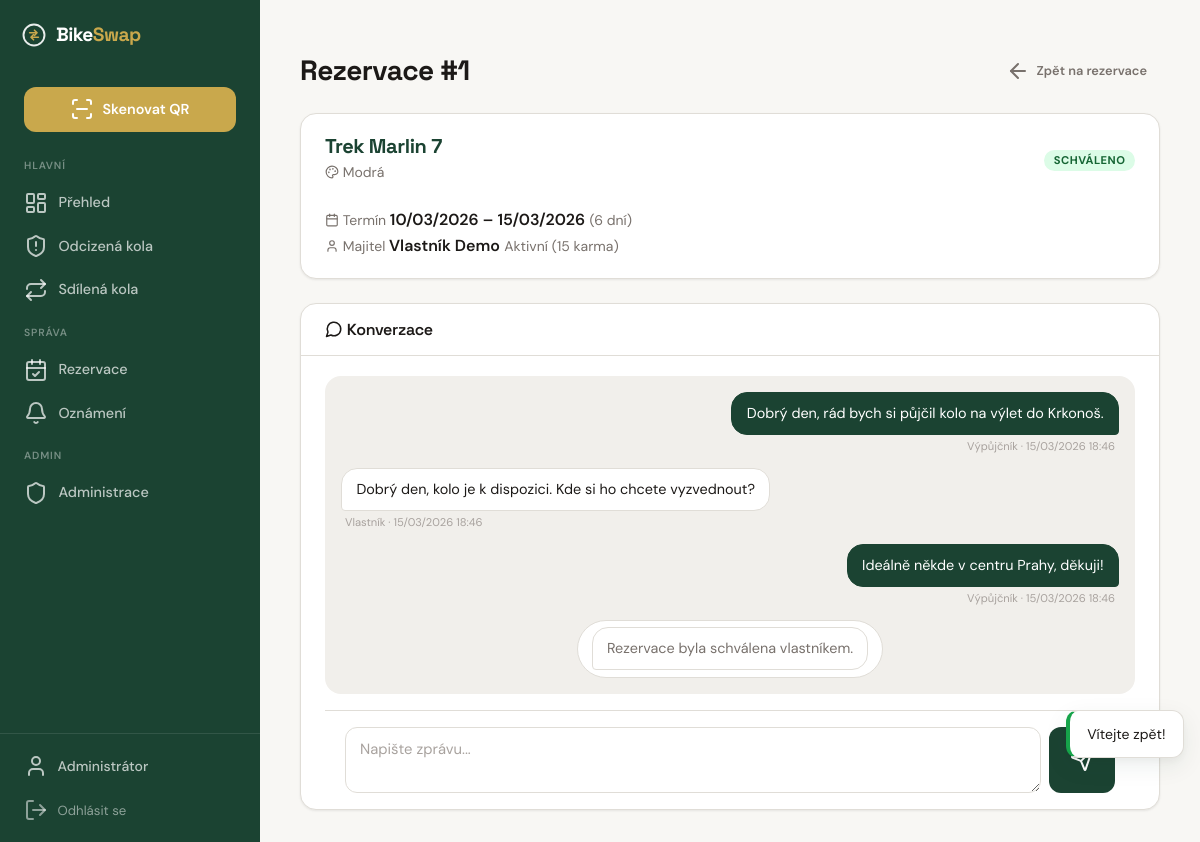
Screenshot of /reservation/1 (signed in) with the database file from the repository.
### tables this page shows
CREATE TABLE IF NOT EXISTS `users` (
    `id`                 INT UNSIGNED    NOT NULL AUTO_INCREMENT,
    `email`              VARCHAR(255)    NOT NULL,
    `password_hash`      VARCHAR(255)    NOT NULL,
    `role`               ENUM('user', 'police', 'admin') NOT NULL DEFAULT 'user',
    `first_name`         VARCHAR(50)     NOT NULL,
    `surname`            VARCHAR(50)     NOT NULL DEFAULT '',
    `phone`              VARCHAR(20)     NULL DEFAULT NULL,
    `address`            VARCHAR(255)    NULL DEFAULT NULL,
    `is_verified`        TINYINT(1)      NOT NULL DEFAULT 0,
    `verification_token` VARCHAR(64)     NULL DEFAULT NULL,
    `password_reset_token`   VARCHAR(64) NULL DEFAULT NULL,
    `password_reset_expires` DATETIME    NULL DEFAULT NULL,
    `totp_secret`        VARCHAR(255)    NULL DEFAULT NULL,
    `totp_enabled`       TINYINT(1)      NOT NULL DEFAULT 0,
    `karma_score`        INT             NOT NULL DEFAULT 0,
    `is_banned`          TINYINT(1)      NOT NULL DEFAULT 0,
    `created_at`         DATETIME        NOT NULL DEFAULT CURRENT_TIMESTAMP,
    `updated_at`         DATETIME        NOT NULL DEFAULT CURRENT_TIMESTAMP ON UPDATE CURRENT_TIMESTAMP,
    `last_login_at`      DATETIME        NULL DEFAULT NULL,

    PRIMARY KEY (`id`),
    UNIQUE KEY `uq_users_email` (`email`),
    KEY `idx_users_role` (`role`)
);

CREATE TABLE IF NOT EXISTS `reservations` (
    `id`                 INT UNSIGNED    NOT NULL AUTO_INCREMENT,
    `bike_id`            INT UNSIGNED    NOT NULL,
    `borrower_id`        INT UNSIGNED    NOT NULL,
    `owner_id`           INT UNSIGNED    NOT NULL,
    `conversation_token` VARCHAR(64)     NOT NULL,
    `date_from`          DATE            NOT NULL,
    `date_to`            DATE            NOT NULL,
    `message`            TEXT            NULL DEFAULT NULL,
    `status`             ENUM('pending','approved','rejected','active','completed','cancelled','not_returned','disputed') NOT NULL DEFAULT 'pending',
    `not_returned_reason`  TEXT          NULL DEFAULT NULL,
    `dispute_reason`       TEXT          NULL DEFAULT NULL,
    `admin_resolution`     ENUM('borrower_guilty','owner_guilty') NULL DEFAULT NULL,
    `admin_resolved_by`    INT UNSIGNED  NULL DEFAULT NULL,
    `admin_resolved_at`    DATETIME      NULL DEFAULT NULL,
    `created_at`         DATETIME        NOT NULL DEFAULT CURRENT_TIMESTAMP,
    `updated_at`         DATETIME        NOT NULL DEFAULT CURRENT_TIMESTAMP ON UPDATE CURRENT_TIMESTAMP,

    PRIMARY KEY (`id`),
    UNIQUE KEY `uq_reservations_token` (`conversation_token`),
    KEY `idx_reservations_bike_dates` (`bike_id`, `date_from`, `date_to`, `status`),
    KEY `idx_reservations_borrower` (`borrower_id`, `status`),
    KEY `idx_reservations_owner` (`owner_id`, `status`),
    CONSTRAINT `fk_reservations_bike` FOREIGN KEY (`bike_id`) REFERENCES `bikes` (`id`) ON DELETE CASCADE,
    CONSTRAINT `fk_reservations_borrower` FOREIGN KEY (`borrower_id`) REFERENCES `users` (`id`) ON DELETE CASCADE,
    CONSTRAINT `fk_reservations_owner` FOREIGN KEY (`owner_id`) REFERENCES `users` (`id`) ON DELETE CASCADE,
    CONSTRAINT `fk_reservations_admin` FOREIGN KEY (`admin_resolved_by`) REFERENCES `users` (`id`) ON DELETE SET NULL
);

CREATE TABLE IF NOT EXISTS `bikes` (
    `id`                   INT UNSIGNED    NOT NULL AUTO_INCREMENT,
    `owner_id`             INT UNSIGNED    NOT NULL,
    `qr_hash`              VARCHAR(64)     NOT NULL,
    `brand`                VARCHAR(100)    NOT NULL,
    `model`                VARCHAR(100)    NULL DEFAULT NULL,
    `color`                VARCHAR(50)     NOT NULL,
    `frame_number`         VARCHAR(100)    NULL DEFAULT NULL,
    `year_of_manufacture`  SMALLINT UNSIGNED NULL DEFAULT NULL,
    `description`          TEXT            NULL DEFAULT NULL,
    `status`               ENUM('active', 'stolen', 'found', 'recovered') NOT NULL DEFAULT 'active',
    `is_shared`            TINYINT(1)      NOT NULL DEFAULT 0,
    `auto_accept`          TINYINT(1)      NOT NULL DEFAULT 0,
    `availability_days`    VARCHAR(20)     DEFAULT NULL,
    `created_at`           DATETIME        NOT NULL DEFAULT CURRENT_TIMESTAMP,
    `updated_at`           DATETIME        NOT NULL DEFAULT CURRENT_TIMESTAMP ON UPDATE CURRENT_TIMESTAMP,

    PRIMARY KEY (`id`),
    UNIQUE KEY `uq_bikes_qr_hash` (`qr_hash`),
    KEY `idx_bikes_owner` (`owner_id`),
    KEY `idx_bikes_status` (`status`),
    KEY `idx_bikes_shared` (`is_shared`),
    CONSTRAINT `fk_bikes_owner` FOREIGN KEY (`owner_id`) REFERENCES `users` (`id`) ON DELETE CASCADE
);

CREATE TABLE IF NOT EXISTS `reservation_messages` (
    `id`               INT UNSIGNED    NOT NULL AUTO_INCREMENT,
    `reservation_id`   INT UNSIGNED    NOT NULL,
    `sender_type`      ENUM('owner','borrower','system','admin') NOT NULL,
    `sender_user_id`   INT UNSIGNED    NULL DEFAULT NULL,
    `message`          TEXT            NOT NULL,
    `is_read`          TINYINT(1)      NOT NULL DEFAULT 0,
    `created_at`       DATETIME        NOT NULL DEFAULT CURRENT_TIMESTAMP,

    PRIMARY KEY (`id`),
    KEY `idx_resmsg_reservation` (`reservation_id`, `created_at`),
    CONSTRAINT `fk_resmsg_reservation` FOREIGN KEY (`reservation_id`) REFERENCES `reservations` (`id`) ON DELETE CASCADE,
    CONSTRAINT `fk_resmsg_sender` FOREIGN KEY (`sender_user_id`) REFERENCES `users` (`id`) ON DELETE SET NULL
);

### templates/reservation/detail.php (the view, shortened to what the rows shown need)
<?php
$isOwner = $reservation->isOwnedBy($currentUser->getId());
$otherUser = $isOwner ? $reservation->getBorrower() : $reservation->getOwner();
$bike = $reservation->getBike();
?>
<div class="page-header">
  <h1>Rezervace #<?= $reservation->getId() ?></h1>
  <div class="page-header-actions">
    <a href="/reservations" class="btn btn-ghost btn-sm">
    </a>
  </div>
</div>
<div class="card mb-lg">
  <div class="card-body">
    <div class="flex gap-lg items-center flex-wrap">
      <?php if ($bike): ?>
        <div>
          <h3 style="margin-bottom:0.15rem">
            <a href="/bike/<?= e($bike->getQrHash()) ?>"><?= e($bike->getFullName()) ?></a>
          </h3>
          <p class="text-muted text-sm">
            <i data-lucide="palette" style="width:14px;height:14px;display:inline;vertical-align:-2px"></i>
            <?= e($bike->getColor()) ?>
          </p>
        </div>
      <?php endif; ?>
      <div style="margin-left:auto">
        <span class="status-badge <?= $reservation->getStatusClass() ?>">
          <?= e($reservation->getStatusLabel()) ?>
        </span>
      </div>
    </div>
    <div class="reservation-detail-grid mt-lg">
      <div class="reservation-detail-item">
        <span class="text-muted text-sm">
          <i data-lucide="calendar" style="width:14px;height:14px;display:inline;vertical-align:-2px"></i> Termín
        </span>
        <strong><?= $reservation->getDateRangeText() ?></strong>
        <span class="text-muted text-sm">
          (<?= $reservation->getDurationDays() ?> <?= $reservation->getDurationDays() === 1 ? 'den' : ($reservation->getDurationDays() < 5 ? 'dny' : 'dní') ?>)
        </span>
      </div>
      <?php if ($otherUser): ?>
        <div class="reservation-detail-item">
          <span class="text-muted text-sm">
            <i data-lucide="user" style="width:14px;height:14px;display:inline;vertical-align:-2px"></i>
            <?= $isOwner ? 'Vypůjčitel' : 'Majitel' ?>
          </span>
          <strong><?= e($otherUser->getName()) ?></strong>
          <span class="text-muted text-sm">
            <?= e($otherUser->getKarmaLevel()) ?> (<?= $otherUser->getKarmaScore() ?> karma)
          </span>
        </div>
      <?php endif; ?>
    </div>
  </div>
</div>
<div class="card">
  <div class="card-body" style="padding-bottom:0">
    <div class="conversation-messages" id="messages"
         data-poll-url="/reservation/<?= $reservation->getId() ?>/poll"
         data-last-id="<?= !empty($messages) ? $messages[array_key_last($messages)]->getId() : 0 ?>"
         data-status="<?= e($reservation->getStatusLabel()) ?>">
      <?php if (empty($messages)): ?>
        <p class="text-muted" style="text-align:center;padding:2rem 0">Zatím žádné zprávy.</p>
      <?php else: ?>
        <?php foreach ($messages as $msg): ?>
          <?php
          $senderType = $msg->getSenderType();
          $isMine = ($isOwner && $senderType === 'owner') || (!$isOwner && $senderType === 'borrower');
          ?>
          <div class="message <?= $msg->getSenderClass() ?> <?= $isMine ? 'mine' : '' ?>">
            <div class="message-bubble"><?= nl2br(e($msg->getMessage())) ?></div>
            <?php if (!$msg->isSystemMessage()): ?>
              <div class="message-meta"><?= e($msg->getSenderLabel()) ?> · <?= e($msg->getFormattedTime()) ?></div>
            <?php endif; ?>
          </div>
        <?php endforeach; ?>
      <?php endif; ?>
    </div>
  </div>
</div>

### templates/layouts/app.php (shortened to what the rows shown need)
<!DOCTYPE html>
<html lang="cs">
<head>
  <link rel="stylesheet" href="/css/style.css">
</head>
<body class="layout-app">
<div class="app-shell">
  <aside class="sidebar">
    <div class="sidebar-footer">
      <?php if (isset($currentUser)): ?>
        <a href="/profile" class="sidebar-profile-link">
          <i data-lucide="user"></i> <?= e($currentUser->getName()) ?>
        </a>
      <?php endif; ?>
      <?php if (isset($session)): ?>
        <form method="POST" action="/logout" style="margin:0">
          <button type="submit" class="sidebar-logout-btn">
          </button>
        </form>
      <?php endif; ?>
    </div>
  </aside>
  <main class="page-content">
    <?= $content ?? '' ?>
  </main>
</div>
</body>
</html>

### rows the page displays
users: first_name "Administrátor"
reservations: id "1", status "SCHVÁLENO", $reservation->getDateRangeText() "10/03/2026 – 15/03/2026", $reservation->getDurationDays() "6"
bikes: $bike->getFullName() "Trek Marlin 7", color "Modrá"
users: $otherUser->getName() "Vlastník Demo", karma_score "Aktivní", karma_score "15"
reservation_messages: message "Dobrý den, rád bych si půjčil kolo na výlet do Krkonoš.", sender_type "Výpůjčník", created_at "15/03/2026 18:46"
reservation_messages: message "Dobrý den, kolo je k dispozici. Kde si ho chcete vyzvednout?", sender_type "Vlastník", created_at "15/03/2026 18:46"
reservation_messages: message "Ideálně někde v centru Prahy, děkuji!", sender_type "Výpůjčník", created_at "15/03/2026 18:46"
reservation_messages: message "Rezervace byla schválena vlastníkem."
